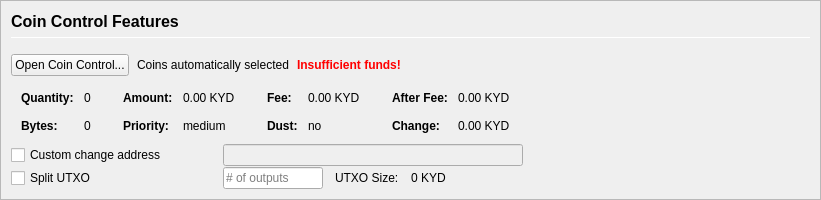
         <widget class="QFrame" name="frameCoinControl">
          <property name="sizePolicy">
           <sizepolicy hsizetype="Expanding" vsizetype="Expanding">
            <horstretch>0</horstretch>
            <verstretch>0</verstretch>
           </sizepolicy>
          </property>
          <property name="maximumSize">
           <size>
            <width>16777215</width>
            <height>16777215</height>
           </size>
          </property>
          <property name="frameShape">
           <enum>QFrame::StyledPanel</enum>
          </property>
          <property name="frameShadow">
           <enum>QFrame::Sunken</enum>
          </property>
          <layout class="QVBoxLayout" name="verticalLayoutCoinControl2">
           <property name="spacing">
            <number>0</number>
           </property>
           <property name="leftMargin">
            <number>0</number>
           </property>
           <property name="topMargin">
            <number>0</number>
           </property>
           <property name="rightMargin">
            <number>0</number>
           </property>
           <property name="bottomMargin">
            <number>0</number>
           </property>
           <item>
            <widget class="QFrame" name="frameCoinControl_BG">
             <layout class="QVBoxLayout" name="verticalLayoutCoinControl" stretch="0,0,0,0,0,0">
              <property name="spacing">
               <number>1</number>
              </property>
              <property name="leftMargin">
               <number>10</number>
              </property>
              <property name="topMargin">
               <number>10</number>
              </property>
              <item>
               <layout class="QHBoxLayout" name="horizontalLayoutCoinControl1">
                <property name="bottomMargin">
                 <number>15</number>
                </property>
                <item>
                 <layout class="QVBoxLayout" name="verticalLayout_3">
                  <property name="spacing">
                   <number>6</number>
                  </property>
                  <item>
                   <widget class="QLabel" name="labelCoinControlFeatures">
                    <property name="sizePolicy">
                     <sizepolicy hsizetype="Preferred" vsizetype="Maximum">
                      <horstretch>0</horstretch>
                      <verstretch>0</verstretch>
                     </sizepolicy>
                    </property>
                    <property name="minimumSize">
                     <size>
                      <width>0</width>
                      <height>20</height>
                     </size>
                    </property>
                    <property name="font">
                     <font>
                      <pointsize>12</pointsize>
                      <weight>75</weight>
                      <bold>true</bold>
                     </font>
                    </property>
                    <property name="styleSheet">
                     <string notr="true">font-weight:bold;</string>
                    </property>
                    <property name="text">
                     <string>Coin Control Features</string>
                    </property>
                   </widget>
                  </item>
                  <item>
                   <widget class="Line" name="line">
                    <property name="minimumSize">
                     <size>
                      <width>0</width>
                      <height>1</height>
                     </size>
                    </property>
                    <property name="maximumSize">
                     <size>
                      <width>16777215</width>
                      <height>1</height>
                     </size>
                    </property>
                    <property name="orientation">
                     <enum>Qt::Horizontal</enum>
                    </property>
                   </widget>
                  </item>
                 </layout>
                </item>
               </layout>
              </item>
              <item>
               <layout class="QHBoxLayout" name="horizontalLayoutCoinControl2" stretch="0,0,0,0">
                <property name="spacing">
                 <number>8</number>
                </property>
                <property name="bottomMargin">
                 <number>10</number>
                </property>
                <item>
                 <widget class="QPushButton" name="pushButtonCoinControl">
                  <property name="styleSheet">
                   <string notr="true"/>
                  </property>
                  <property name="text">
                   <string>Open Coin Control...</string>
                  </property>
                  <property name="autoDefault">
                   <bool>false</bool>
                  </property>
                 </widget>
                </item>
                <item>
                 <widget class="QLabel" name="labelCoinControlAutomaticallySelected">
                  <property name="text">
                   <string>Coins automatically selected</string>
                  </property>
                  <property name="margin">
                   <number>5</number>
                  </property>
                 </widget>
                </item>
                <item>
                 <widget class="QLabel" name="labelCoinControlInsuffFunds">
                  <property name="font">
                   <font>
                    <weight>75</weight>
                    <bold>true</bold>
                   </font>
                  </property>
                  <property name="styleSheet">
                   <string notr="true">color:red;font-weight:bold;</string>
                  </property>
                  <property name="text">
                   <string>Insufficient funds!</string>
                  </property>
                  <property name="margin">
                   <number>5</number>
                  </property>
                 </widget>
                </item>
                <item>
                 <spacer name="horizontalSpacerCoinControl">
                  <property name="orientation">
                   <enum>Qt::Horizontal</enum>
                  </property>
                  <property name="sizeHint" stdset="0">
                   <size>
                    <width>40</width>
                    <height>1</height>
                   </size>
                  </property>
                 </spacer>
                </item>
               </layout>
              </item>
              <item>
               <widget class="QWidget" name="widgetCoinControl" native="true">
                <property name="sizePolicy">
                 <sizepolicy hsizetype="Preferred" vsizetype="Preferred">
                  <horstretch>0</horstretch>
                  <verstretch>0</verstretch>
                 </sizepolicy>
                </property>
                <property name="minimumSize">
                 <size>
                  <width>0</width>
                  <height>0</height>
                 </size>
                </property>
                <property name="styleSheet">
                 <string notr="true"/>
                </property>
                <layout class="QHBoxLayout" name="horizontalLayoutCoinControl5">
                 <property name="leftMargin">
                  <number>0</number>
                 </property>
                 <property name="topMargin">
                  <number>0</number>
                 </property>
                 <property name="rightMargin">
                  <number>0</number>
                 </property>
                 <property name="bottomMargin">
                  <number>0</number>
                 </property>
                 <item>
                  <layout class="QHBoxLayout" name="horizontalLayoutCoinControl3" stretch="0,0,0,1">
                   <property name="spacing">
                    <number>20</number>
                   </property>
                   <property name="topMargin">
                    <number>0</number>
                   </property>
                   <property name="bottomMargin">
                    <number>10</number>
                   </property>
                   <item>
                    <layout class="QFormLayout" name="formLayoutCoinControl1">
                     <property name="horizontalSpacing">
                      <number>10</number>
                     </property>
                     <property name="verticalSpacing">
                      <number>14</number>
                     </property>
                     <property name="leftMargin">
                      <number>10</number>
                     </property>
                     <property name="topMargin">
                      <number>4</number>
                     </property>
                     <property name="rightMargin">
                      <number>6</number>
                     </property>
                     <item row="0" column="0">
                      <widget class="QLabel" name="labelCoinControlQuantityText">
                       <property name="font">
                        <font>
                         <weight>75</weight>
                         <bold>true</bold>
                        </font>
                       </property>
                       <property name="text">
                        <string>Quantity:</string>
                       </property>
                       <property name="margin">
                        <number>0</number>
                       </property>
                      </widget>
                     </item>
                     <item row="0" column="1">
                      <widget class="QLabel" name="labelCoinControlQuantity">
                       <property name="cursor">
                        <cursorShape>IBeamCursor</cursorShape>
                       </property>
                       <property name="contextMenuPolicy">
                        <enum>Qt::ActionsContextMenu</enum>
                       </property>
                       <property name="text">
                        <string notr="true">0</string>
                       </property>
                       <property name="margin">
                        <number>0</number>
                       </property>
                       <property name="textInteractionFlags">
                        <set>Qt::LinksAccessibleByMouse|Qt::TextSelectableByKeyboard|Qt::TextSelectableByMouse</set>
                       </property>
                      </widget>
                     </item>
                     <item row="1" column="0">
                      <widget class="QLabel" name="labelCoinControlBytesText">
                       <property name="font">
                        <font>
                         <weight>75</weight>
                         <bold>true</bold>
                        </font>
                       </property>
                       <property name="text">
                        <string>Bytes:</string>
                       </property>
                      </widget>
                     </item>
                     <item row="1" column="1">
                      <widget class="QLabel" name="labelCoinControlBytes">
                       <property name="cursor">
                        <cursorShape>IBeamCursor</cursorShape>
                       </property>
                       <property name="contextMenuPolicy">
                        <enum>Qt::ActionsContextMenu</enum>
                       </property>
                       <property name="text">
                        <string notr="true">0</string>
                       </property>
                       <property name="textInteractionFlags">
                        <set>Qt::LinksAccessibleByMouse|Qt::TextSelectableByKeyboard|Qt::TextSelectableByMouse</set>
                       </property>
                      </widget>
                     </item>
                    </layout>
                   </item>
                   <item>
                    <layout class="QFormLayout" name="formLayoutCoinControl2">
                     <property name="horizontalSpacing">
                      <number>10</number>
                     </property>
                     <property name="verticalSpacing">
                      <number>14</number>
                     </property>
                     <property name="leftMargin">
                      <number>6</number>
                     </property>
                     <property name="topMargin">
                      <number>4</number>
                     </property>
                     <property name="rightMargin">
                      <number>6</number>
                     </property>
                     <item row="0" column="0">
                      <widget class="QLabel" name="labelCoinControlAmountText">
                       <property name="font">
                        <font>
                         <weight>75</weight>
                         <bold>true</bold>
                        </font>
                       </property>
                       <property name="text">
                        <string>Amount:</string>
                       </property>
                       <property name="margin">
                        <number>0</number>
                       </property>
                      </widget>
                     </item>
                     <item row="0" column="1">
                      <widget class="QLabel" name="labelCoinControlAmount">
                       <property name="cursor">
                        <cursorShape>IBeamCursor</cursorShape>
                       </property>
                       <property name="contextMenuPolicy">
                        <enum>Qt::ActionsContextMenu</enum>
                       </property>
                       <property name="text">
                        <string notr="true">0.00 KYD</string>
                       </property>
                       <property name="textInteractionFlags">
                        <set>Qt::LinksAccessibleByMouse|Qt::TextSelectableByKeyboard|Qt::TextSelectableByMouse</set>
                       </property>
                      </widget>
                     </item>
                     <item row="1" column="0">
                      <widget class="QLabel" name="labelCoinControlPriorityText">
                       <property name="font">
                        <font>
                         <weight>75</weight>
                         <bold>true</bold>
                        </font>
                       </property>
                       <property name="text">
                        <string>Priority:</string>
                       </property>
                      </widget>
                     </item>
                     <item row="1" column="1">
                      <widget class="QLabel" name="labelCoinControlPriority">
                       <property name="cursor">
                        <cursorShape>IBeamCursor</cursorShape>
                       </property>
                       <property name="contextMenuPolicy">
                        <enum>Qt::ActionsContextMenu</enum>
                       </property>
                       <property name="text">
                        <string>medium</string>
                       </property>
                       <property name="textInteractionFlags">
                        <set>Qt::LinksAccessibleByMouse|Qt::TextSelectableByKeyboard|Qt::TextSelectableByMouse</set>
                       </property>
                      </widget>
                     </item>
                    </layout>
                   </item>
                   <item>
                    <layout class="QFormLayout" name="formLayoutCoinControl3">
                     <property name="horizontalSpacing">
                      <number>10</number>
                     </property>
                     <property name="verticalSpacing">
                      <number>14</number>
                     </property>
                     <property name="leftMargin">
                      <number>6</number>
                     </property>
                     <property name="topMargin">
                      <number>4</number>
                     </property>
                     <property name="rightMargin">
                      <number>6</number>
                     </property>
                     <item row="0" column="0">
                      <widget class="QLabel" name="labelCoinControlFeeText">
                       <property name="font">
                        <font>
                         <weight>75</weight>
                         <bold>true</bold>
                        </font>
                       </property>
                       <property name="text">
                        <string>Fee:</string>
                       </property>
                       <property name="margin">
                        <number>0</number>
                       </property>
                      </widget>
                     </item>
                     <item row="0" column="1">
                      <widget class="QLabel" name="labelCoinControlFee">
                       <property name="cursor">
                        <cursorShape>IBeamCursor</cursorShape>
                       </property>
                       <property name="contextMenuPolicy">
                        <enum>Qt::ActionsContextMenu</enum>
                       </property>
                       <property name="text">
                        <string notr="true">0.00 KYD</string>
                       </property>
                       <property name="textInteractionFlags">
                        <set>Qt::LinksAccessibleByMouse|Qt::TextSelectableByKeyboard|Qt::TextSelectableByMouse</set>
                       </property>
                      </widget>
                     </item>
                     <item row="1" column="0">
                      <widget class="QLabel" name="labelCoinControlLowOutputText">
                       <property name="font">
                        <font>
                         <weight>75</weight>
                         <bold>true</bold>
                        </font>
                       </property>
                       <property name="text">
                        <string>Dust:</string>
                       </property>
                      </widget>
                     </item>
                     <item row="1" column="1">
                      <widget class="QLabel" name="labelCoinControlLowOutput">
                       <property name="cursor">
                        <cursorShape>IBeamCursor</cursorShape>
                       </property>
                       <property name="contextMenuPolicy">
                        <enum>Qt::ActionsContextMenu</enum>
                       </property>
                       <property name="text">
                        <string>no</string>
                       </property>
                       <property name="textInteractionFlags">
                        <set>Qt::LinksAccessibleByMouse|Qt::TextSelectableByKeyboard|Qt::TextSelectableByMouse</set>
                       </property>
                      </widget>
                     </item>
                    </layout>
                   </item>
                   <item>
                    <layout class="QFormLayout" name="formLayoutCoinControl4">
                     <property name="horizontalSpacing">
                      <number>10</number>
                     </property>
                     <property name="verticalSpacing">
                      <number>14</number>
                     </property>
                     <property name="leftMargin">
                      <number>6</number>
                     </property>
                     <property name="topMargin">
                      <number>4</number>
                     </property>
                     <property name="rightMargin">
                      <number>6</number>
                     </property>
                     <item row="0" column="0">
                      <widget class="QLabel" name="labelCoinControlAfterFeeText">
                       <property name="font">
                        <font>
                         <weight>75</weight>
                         <bold>true</bold>
                        </font>
                       </property>
                       <property name="text">
                        <string>After Fee:</string>
                       </property>
                       <property name="margin">
                        <number>0</number>
                       </property>
                      </widget>
                     </item>
                     <item row="0" column="1">
                      <widget class="QLabel" name="labelCoinControlAfterFee">
                       <property name="cursor">
                        <cursorShape>IBeamCursor</cursorShape>
                       </property>
                       <property name="contextMenuPolicy">
                        <enum>Qt::ActionsContextMenu</enum>
                       </property>
                       <property name="text">
                        <string notr="true">0.00 KYD</string>
                       </property>
                       <property name="textInteractionFlags">
                        <set>Qt::LinksAccessibleByMouse|Qt::TextSelectableByKeyboard|Qt::TextSelectableByMouse</set>
                       </property>
                      </widget>
                     </item>
                     <item row="1" column="0">
                      <widget class="QLabel" name="labelCoinControlChangeText">
                       <property name="font">
                        <font>
                         <weight>75</weight>
                         <bold>true</bold>
                        </font>
                       </property>
                       <property name="text">
                        <string>Change:</string>
                       </property>
                      </widget>
                     </item>
                     <item row="1" column="1">
                      <widget class="QLabel" name="labelCoinControlChange">
                       <property name="cursor">
                        <cursorShape>IBeamCursor</cursorShape>
                       </property>
                       <property name="contextMenuPolicy">
                        <enum>Qt::ActionsContextMenu</enum>
                       </property>
                       <property name="text">
                        <string notr="true">0.00 KYD</string>
                       </property>
                       <property name="textInteractionFlags">
                        <set>Qt::LinksAccessibleByMouse|Qt::TextSelectableByKeyboard|Qt::TextSelectableByMouse</set>
                       </property>
                      </widget>
                     </item>
                    </layout>
                   </item>
                  </layout>
                 </item>
                </layout>
               </widget>
              </item>
              <item>
               <layout class="QHBoxLayout" name="horizontalLayoutCoinControl4">
                <property name="spacing">
                 <number>12</number>
                </property>
                <property name="sizeConstraint">
                 <enum>QLayout::SetDefaultConstraint</enum>
                </property>
                <property name="topMargin">
                 <number>0</number>
                </property>
                <property name="rightMargin">
                 <number>0</number>
                </property>
                <item>
                 <widget class="QCheckBox" name="checkBoxCoinControlChange">
                  <property name="sizePolicy">
                   <sizepolicy hsizetype="Preferred" vsizetype="Preferred">
                    <horstretch>0</horstretch>
                    <verstretch>0</verstretch>
                   </sizepolicy>
                  </property>
                  <property name="minimumSize">
                   <size>
                    <width>200</width>
                    <height>0</height>
                   </size>
                  </property>
                  <property name="maximumSize">
                   <size>
                    <width>200</width>
                    <height>16777215</height>
                   </size>
                  </property>
                  <property name="toolTip">
                   <string>If this is activated, but the change address is empty or invalid, change will be sent to a newly generated address.</string>
                  </property>
                  <property name="text">
                   <string>Custom change address</string>
                  </property>
                 </widget>
                </item>
                <item>
                 <widget class="QValidatedLineEdit" name="lineEditCoinControlChange">
                  <property name="enabled">
                   <bool>false</bool>
                  </property>
                  <property name="sizePolicy">
                   <sizepolicy hsizetype="Preferred" vsizetype="Preferred">
                    <horstretch>0</horstretch>
                    <verstretch>0</verstretch>
                   </sizepolicy>
                  </property>
                  <property name="minimumSize">
                   <size>
                    <width>300</width>
                    <height>0</height>
                   </size>
                  </property>
                 </widget>
                </item>
                <item>
                 <widget class="QLabel" name="labelCoinControlChangeLabel">
                  <property name="sizePolicy">
                   <sizepolicy hsizetype="Preferred" vsizetype="Preferred">
                    <horstretch>0</horstretch>
                    <verstretch>0</verstretch>
                   </sizepolicy>
                  </property>
                  <property name="minimumSize">
                   <size>
                    <width>100</width>
                    <height>0</height>
                   </size>
                  </property>
                  <property name="text">
                   <string/>
                  </property>
                  <property name="margin">
                   <number>3</number>
                  </property>
                 </widget>
                </item>
               </layout>
              </item>
              <item>
               <layout class="QHBoxLayout" name="horizontalLayoutCoinControl6">
                <property name="spacing">
                 <number>12</number>
                </property>
                <property name="rightMargin">
                 <number>0</number>
                </property>
                <item>
                 <widget class="QCheckBox" name="splitBlockCheckBox">
                  <property name="sizePolicy">
                   <sizepolicy hsizetype="Preferred" vsizetype="Preferred">
                    <horstretch>0</horstretch>
                    <verstretch>0</verstretch>
                   </sizepolicy>
                  </property>
                  <property name="minimumSize">
                   <size>
                    <width>200</width>
                    <height>0</height>
                   </size>
                  </property>
                  <property name="maximumSize">
                   <size>
                    <width>200</width>
                    <height>16777215</height>
                   </size>
                  </property>
                  <property name="text">
                   <string>Split UTXO</string>
                  </property>
                 </widget>
                </item>
                <item>
                 <widget class="QLineEdit" name="splitBlockLineEdit">
                  <property name="sizePolicy">
                   <sizepolicy hsizetype="Preferred" vsizetype="Preferred">
                    <horstretch>50</horstretch>
                    <verstretch>0</verstretch>
                   </sizepolicy>
                  </property>
                  <property name="minimumSize">
                   <size>
                    <width>100</width>
                    <height>0</height>
                   </size>
                  </property>
                  <property name="maximumSize">
                   <size>
                    <width>100</width>
                    <height>16777215</height>
                   </size>
                  </property>
                  <property name="placeholderText">
                   <string># of outputs</string>
                  </property>
                 </widget>
                </item>
                <item>
                 <widget class="QLabel" name="labelBlockSizeText">
                  <property name="text">
                   <string>UTXO Size:</string>
                  </property>
                 </widget>
                </item>
                <item>
                 <widget class="QLabel" name="labelBlockSize">
                  <property name="text">
                   <string>0 KYD</string>
                  </property>
                 </widget>
                </item>
                <item>
                 <spacer name="horizontalSpacer_7">
                  <property name="orientation">
                   <enum>Qt::Horizontal</enum>
                  </property>
                  <property name="sizeHint" stdset="0">
                   <size>
                    <width>40</width>
                    <height>20</height>
                   </size>
                  </property>
                 </spacer>
                </item>
               </layout>
              </item>
              <item>
               <spacer name="verticalSpacerCoinControl">
                <property name="orientation">
                 <enum>Qt::Vertical</enum>
                </property>
                <property name="sizeHint" stdset="0">
                 <size>
                  <width>800</width>
                  <height>1</height>
                 </size>
                </property>
               </spacer>
              </item>
             </layout>
            </widget>
           </item>
          </layout>
         </widget>
